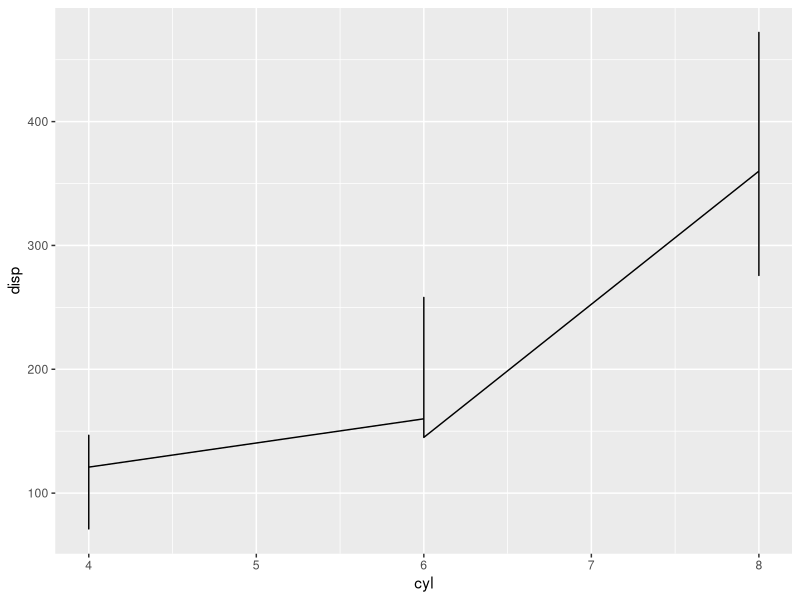

Here is the R script that generated this plot:
## ---- chunk 1
knitr::opts_chunk$set(echo = TRUE)
## ---- chunk 2
summary(cars)
## ---- chunk 3
library(tidyverse)
data("mtcars")
ggplot(mtcars) + geom_line(aes(cyl,disp))
